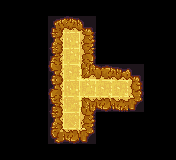

A level layout from a 2D game, rendered from its tile map. Below: a short description, then the map file with its tile-grid data intact:
An orthogonal 22x20 tile map with 8x8 px tiles, 1 tile layer (Tile Layer 1) and 5 objects (HERO, SWITCH, SPIKES, STAIRS, DOOR).

<map version="1.10" tiledversion="1.10.1" orientation="orthogonal" renderorder="right-down" width="22" height="20" tilewidth="8" tileheight="8" infinite="0" nextlayerid="3" nextobjectid="6">
 <properties>
  <property name="DIRECTIONS" value="DDDRRRR" />
  <property name="ITEMS" value="SQUID_DOWN,DOOR_SWITCHED_OPEN,DOOR_SWITCHED,KEY" />
  <property name="NAME" value="I'm sorry squid" />
 </properties>
 <tileset firstgid="1" source="../level.tsx" />
 <layer id="1" name="Tile Layer 1" width="22" height="20">
  <data encoding="csv">
0,0,0,0,0,0,0,0,0,0,0,0,0,0,0,0,0,0,0,0,0,0,
0,0,0,0,0,0,0,0,0,0,0,0,0,0,0,0,0,0,0,0,0,0,
0,0,0,0,0,0,1,2,6,7,17,18,0,0,0,0,0,0,0,0,0,0,
0,0,0,0,0,0,19,20,24,25,35,36,0,0,0,0,0,0,0,0,0,0,
0,0,0,0,0,0,37,38,39,40,147,148,0,0,0,0,0,0,0,0,0,0,
0,0,0,0,0,0,55,56,57,58,165,166,0,0,0,0,0,0,0,0,0,0,
0,0,0,0,0,0,145,146,41,42,183,184,0,0,0,0,0,0,0,0,0,0,
0,0,0,0,0,0,163,164,59,60,201,202,0,0,0,0,0,0,0,0,0,0,
0,0,0,0,0,0,181,182,43,44,3221225600,3221225599,13,14,15,16,17,18,0,0,0,0,
0,0,0,0,0,0,199,200,61,62,3221225582,3221225581,31,32,33,34,35,36,0,0,0,0,
0,0,0,0,0,0,1073742023,1073742024,39,40,41,42,43,44,43,44,53,54,0,0,0,0,
0,0,0,0,0,0,1073742005,1073742006,57,58,59,60,61,62,61,62,71,72,0,0,0,0,
0,0,0,0,0,0,1073741987,1073741988,47,48,2147483758,2147483757,75,76,80,81,89,90,0,0,0,0,
0,0,0,0,0,0,1073741969,1073741970,65,66,2147483776,2147483775,93,94,98,99,107,108,0,0,0,0,
0,0,0,0,0,0,37,38,49,50,147,148,0,0,0,0,0,0,0,0,0,0,
0,0,0,0,0,0,55,56,67,68,165,166,0,0,0,0,0,0,0,0,0,0,
0,0,0,0,0,0,73,74,75,76,89,90,0,0,0,0,0,0,0,0,0,0,
0,0,0,0,0,0,91,92,93,94,107,108,0,0,0,0,0,0,0,0,0,0,
0,0,0,0,0,0,0,0,0,0,0,0,0,0,0,0,0,0,0,0,0,0,
0,0,0,0,0,0,0,0,0,0,0,0,0,0,0,0,0,0,0,0,0,0
</data>
 </layer>
 <objectgroup id="2" name="Object Layer 1">
  <object id="1" name="HERO" x="73.4886" y="42.9112">
   <point />
  </object>
  <object id="2" name="SWITCH" x="71.433" y="125.393">
   <point />
  </object>
  <object id="3" name="SPIKES" x="105.351" y="91.2183">
   <point />
  </object>
  <object id="4" name="STAIRS" x="120.511" y="89.6766">
   <point />
  </object>
  <object id="5" name="DOOR" x="88.3919" y="87.8779">
   <point />
  </object>
 </objectgroup>
</map>
